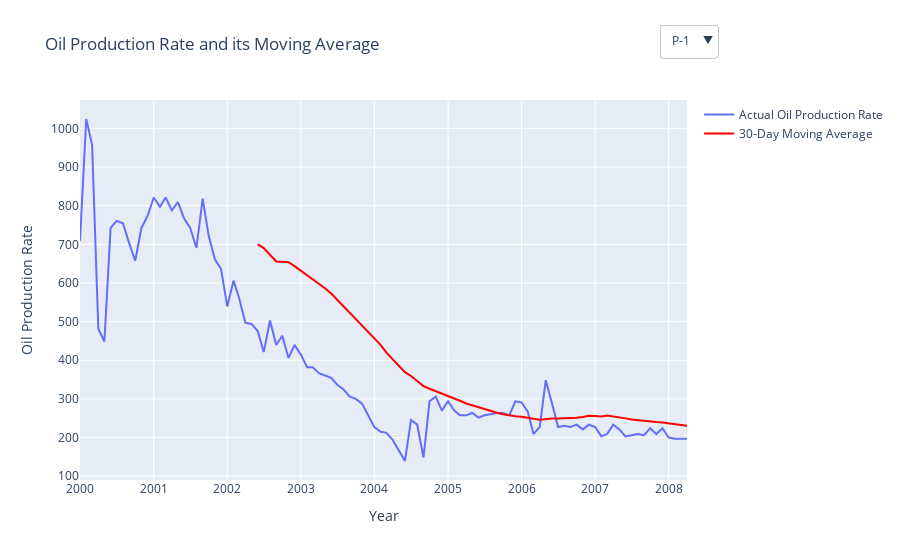

Notebook source saved alongside this figure:
### Markdown cell above
Below is an interactive dropdown for selecting different wells and viewing their "Oil Production Rate" along with its "30-Day Moving Average"

### Code cell
# List of unique wells
wells = df['Well Name'].unique()

# Calculating the moving average for Oil Production Rate
df['Oil Production MA'] = df['Oil Production Rate'].rolling(window=30).mean()

# Create an empty figure for Oil Production Rate
fig_oil = go.Figure()

# Add an interactive dropdown menu for Oil Production Rate
buttons_oil = []
for well in wells:
    well_df = df[df['Well Name'] == well]
    years = well_df['Date'].dt.year.unique()
    visible = [well == w for w in wells]
    
    button = dict(label=well,
                  method='update',
                  args=[{'visible': visible},
                        {'title': f'Oil Production Rate and its Moving Average for {well}',
                         'xaxis': {'tickvals': years, 'ticktext': years}}])
    buttons_oil.append(button)
    
    fig_oil.add_trace(go.Scatter(x=well_df['Date'], y=well_df['Oil Production Rate'], mode='lines', name='Actual Oil Production Rate'))
    fig_oil.add_trace(go.Scatter(x=well_df['Date'], y=well_df['Oil Production MA'], mode='lines', name='30-Day Moving Average', line=dict(color='red')))

# Update the layout for Oil Production Rate
fig_oil.update_layout(title=f'Oil Production Rate and its Moving Average',
                      xaxis_title='Year', 
                      yaxis_title='Oil Production Rate',
                      updatemenus=[dict(buttons=buttons_oil, direction='down', x=1.05, y=1.2, showactive=True)])

# Display the initial well data for Oil Production Rate
fig_oil.update_traces(visible=False)
fig_oil.data[0].visible = True
fig_oil.data[1].visible = True

# Display the plot for Oil Production Rate
fig_oil.show()
